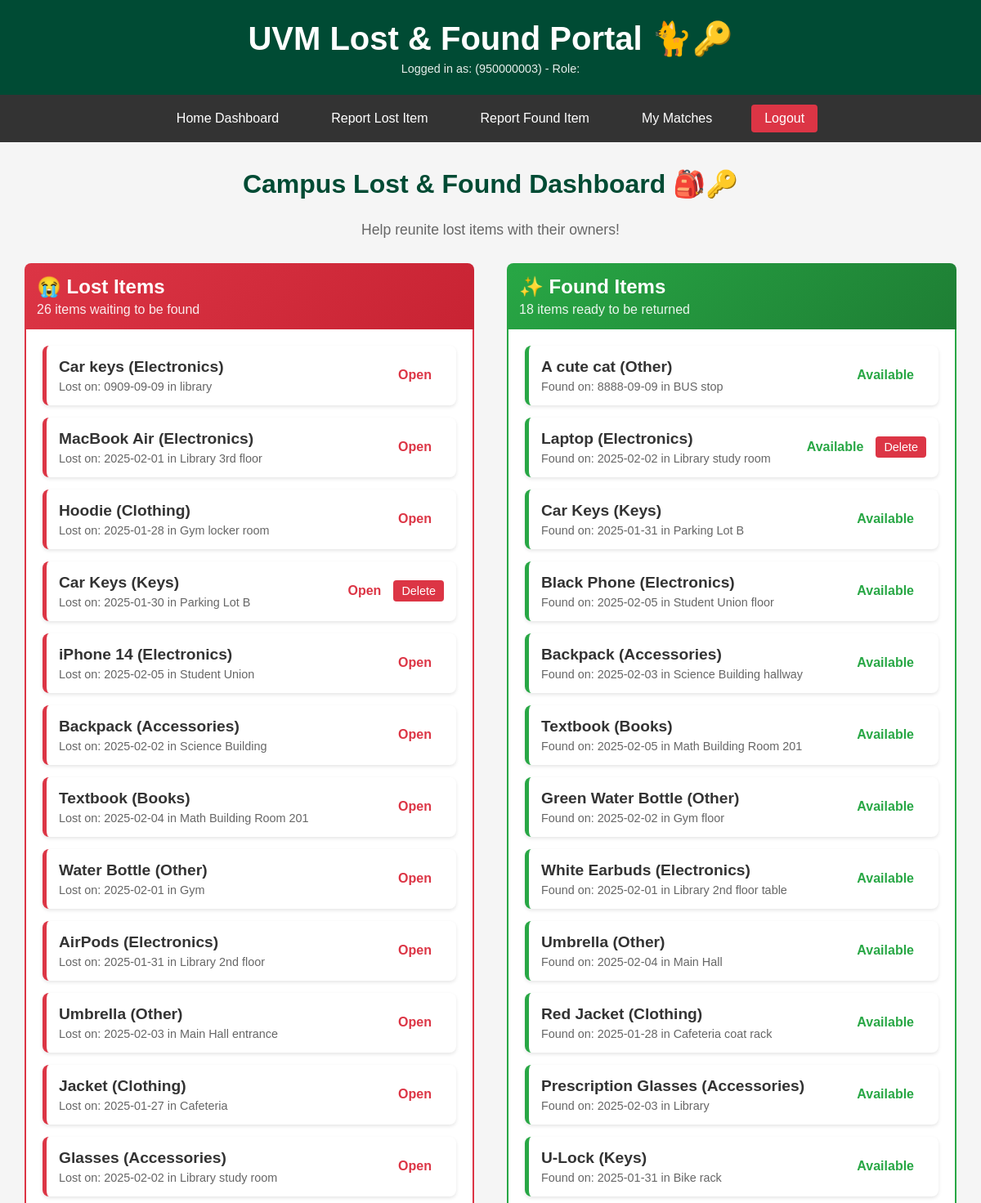
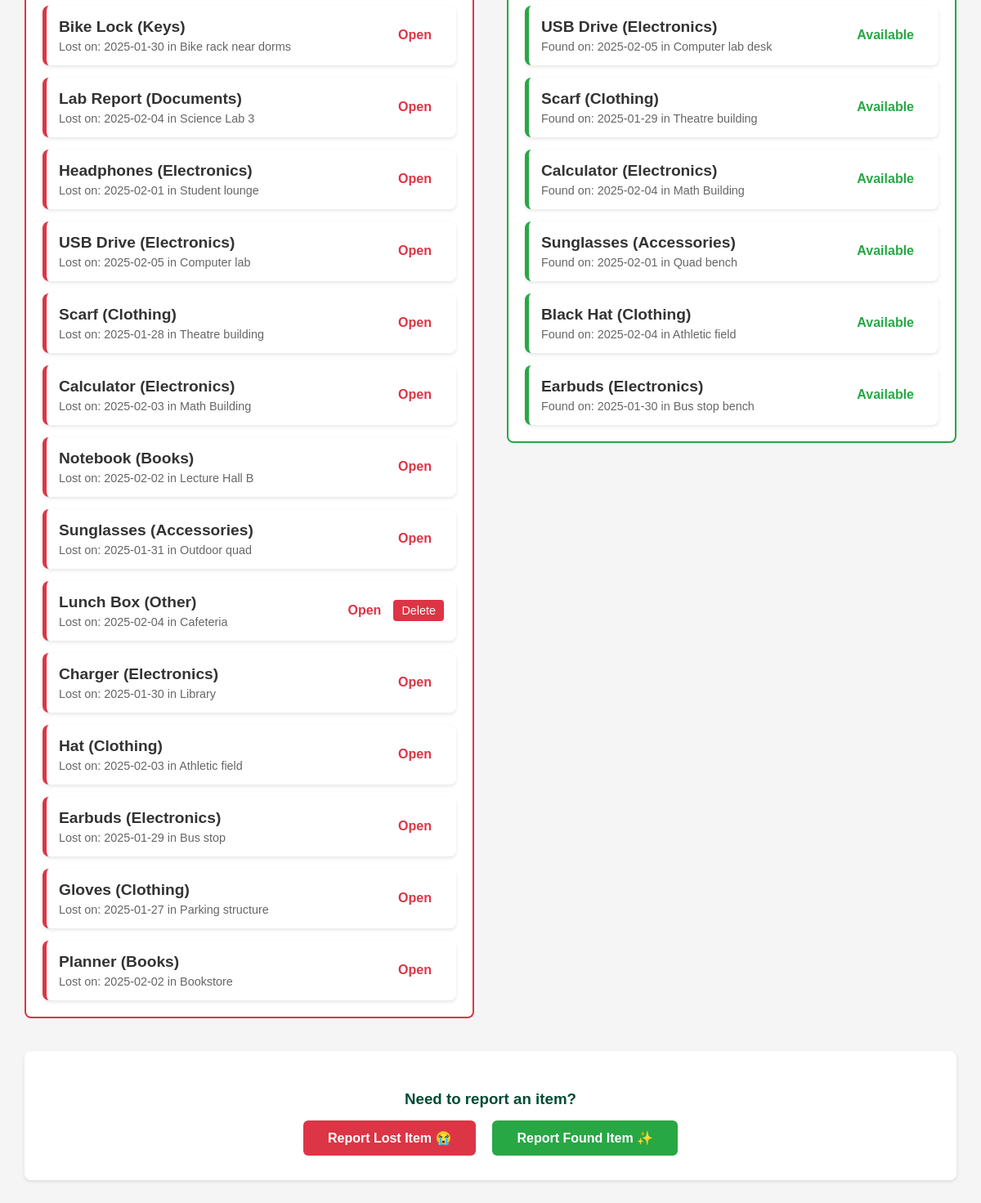
Screenshot of / (signed in) with the database file from the repository (2 pictures, top to bottom).
### tables this page shows
CREATE TABLE Users (
    user_id TEXT PRIMARY KEY,
    name TEXT NOT NULL,
    email TEXT UNIQUE NOT NULL,
    phone TEXT,
    password_hash TEXT NOT NULL,
    role TEXT DEFAULT 'student' CHECK(role IN ('student', 'staff', 'admin')),
    date_joined DATE DEFAULT (strftime('%Y-%m-%d %H:%M:%S', 'now'))
);

CREATE TABLE LostPosts (
    lost_id TEXT PRIMARY KEY,
    user_id TEXT NOT NULL,
    item_name TEXT NOT NULL,
    category TEXT CHECK(category IN (
        'Electronics', 'Clothing', 'Accessories', 
        'Documents', 'Keys', 'Books', 'Other'
    )),
    description TEXT,
    date_lost DATE,
    last_seen_location TEXT,
    date_posted TIMESTAMP DEFAULT (strftime('%Y-%m-%d %H:%M:%S', 'now')),
    status TEXT DEFAULT 'open' CHECK(status IN ('open', 'matched', 'closed')),
    FOREIGN KEY (user_id) REFERENCES Users(user_id) ON DELETE CASCADE
);

CREATE TABLE FoundPosts (
    found_id TEXT PRIMARY KEY,
    user_id TEXT NOT NULL,
    item_name TEXT NOT NULL,
    category TEXT CHECK(category IN (
        'Electronics', 'Clothing', 'Accessories', 
        'Documents', 'Keys', 'Books', 'Other'
    )),
    description TEXT,
    date_found DATE,
    found_location TEXT,
    storage_location TEXT,
    date_posted TIMESTAMP DEFAULT (strftime('%Y-%m-%d %H:%M:%S', 'now')),
    status TEXT DEFAULT 'available' CHECK(status IN ('available', 'matched', 'returned')),
    FOREIGN KEY (user_id) REFERENCES Users(user_id) ON DELETE CASCADE
);

### main.py (the view)
@app.get("/", response_class=HTMLResponse)
async def home_dashboard(request: Request, user_id: Optional[str] = Cookie(None)):
    current_user = get_current_user(user_id)
    if not current_user:
        return RedirectResponse("/login", status_code=status.HTTP_303_SEE_OTHER)
    lost_posts = get_lost_posts(status='open')
    found_posts = get_found_posts(status='available')
    return templates.TemplateResponse(
        "home.html",
        {
            "request": request,
            "lost_posts": lost_posts,
            "found_posts": found_posts,
            **current_user
        }
    )

### templates/home.html
{% extends "layout.html" %}
{% block content %}
    <div style="text-align: center; margin-bottom: 30px;">
        <h2 style="color: var(--uvm-green); font-size: 2em;">Campus Lost & Found Dashboard 🎒🔑</h2>
        <p style="color: #666; font-size: 1.1em;">Help reunite lost items with their owners!</p>
    </div>
    <div style="display: grid; grid-template-columns: 1fr 1fr; gap: 40px; margin-top: 30px;">
        <div>
            <div style="background: linear-gradient(135deg, #dc3545 0%, #c82333 100%); color: white; padding: 15px; border-radius: 8px 8px 0 0; margin-bottom: 0;">
                <h3 style="margin: 0; font-size: 1.5em;">😭 Lost Items</h3>
                <p style="margin: 5px 0 0 0; opacity: 0.9;">{{ lost_posts|length }} items waiting to be found</p>
            </div>
            <div style="background-color: white; border: 2px solid #dc3545; border-top: none; border-radius: 0 0 8px 8px; padding: 20px; min-height: 200px;">
                {% if lost_posts %}
                    <div style="display: flex; flex-direction: column; gap: 15px;">
                        {% for post in lost_posts %}
                            <div class="post-card lost-link" style="padding: 15px; border-left: 5px solid #dc3545; display: flex; justify-content: space-between; align-items: center;">
                                <div>
                                    <a href="/lost/{{ post.lost_id }}" style="text-decoration: none; color: #333;">
                                        <h4 style="margin: 0;">{{ post.item_name }} ({{ post.category }})</h4>
                                        <p style="margin: 5px 0 0 0; font-size: 0.9em; color: #666;">
                                            Lost on: {{ post.date_lost }} in {{ post.last_seen_location }}
                                        </p>
                                    </a>
                                </div>
                                <div style="display: flex; align-items: center;">
                                    <span class="status-{{ post.status }}" style="margin-right: 15px;">{{ post.status | capitalize }}</span>
                                    {% if post.user_id == user_id or user_role == 'admin' %}
                                        <form action="/delete-lost/{{ post.lost_id }}" method="post" onsubmit="return confirm('Are you sure you want to delete this lost report?');">
                                            <button type="submit" class="delete-btn" style="background-color: #dc3545; color: white; border-radius: 4px; padding: 5px 10px; border: none; cursor: pointer; font-size: 0.9em;">Delete</button>
                                        </form>
                                    {% endif %}
                                </div>
                            </div>
                        {% endfor %}
                    </div>
                {% else %}
                    <div style="text-align: center; padding: 40px 20px; color: #999;">
                        <p style="font-size: 1.2em; margin-bottom: 10px;">🎉 Nothing is currently listed as lost!</p>
                        <p>Be the first to <a href="/add-lost" style="color: #dc3545; font-weight: bold;">report a lost item</a>.</p>
                    </div>
                {% endif %}
            </div>
        </div>
        <div>
            <div style="background: linear-gradient(135deg, #28a745 0%, #1e7e34 100%); color: white; padding: 15px; border-radius: 8px 8px 0 0; margin-bottom: 0;">
                <h3 style="margin: 0; font-size: 1.5em;">✨ Found Items</h3>
                <p style="margin: 5px 0 0 0; opacity: 0.9;">{{ found_posts|length }} items ready to be returned</p>
            </div>
            <div style="background-color: white; border: 2px solid #28a745; border-top: none; border-radius: 0 0 8px 8px; padding: 20px; min-height: 200px;">
                {% if found_posts %}
                    <div style="display: flex; flex-direction: column; gap: 15px;">
                        {% for post in found_posts %}
                            <div class="post-card found-link" style="padding: 15px; border-left: 5px solid #28a745; display: flex; justify-content: space-between; align-items: center;">
                                <div>
                                    <a href="/found/{{ post.found_id }}" style="text-decoration: none; color: #333;">
                                        <h4 style="margin: 0;">{{ post.item_name }} ({{ post.category }})</h4>
                                        <p style="margin: 5px 0 0 0; font-size: 0.9em; color: #666;">
                                            Found on: {{ post.date_found }} in {{ post.found_location }}
                                        </p>
                                    </a>
                                </div>
                                <div style="display: flex; align-items: center;">
                                    <span class="status-{{ post.status }}" style="margin-right: 15px;">{{ post.status | capitalize }}</span>
                                    {% if post.user_id == user_id or user_role == 'admin' %}
                                        <form action="/delete-found/{{ post.found_id }}" method="post" onsubmit="return confirm('Are you sure you want to delete this found report?');">
                                            <button type="submit" class="delete-btn" style="background-color: #dc3545; color: white; border-radius: 4px; padding: 5px 10px; border: none; cursor: pointer; font-size: 0.9em;">Delete</button>
                                        </form>
                                    {% endif %}
                                </div>
                            </div>
                        {% endfor %}
                    </div>
                {% else %}
                    <div style="text-align: center; padding: 40px 20px; color: #999;">
                        <p style="font-size: 1.2em; margin-bottom: 10px;">📦 No found items currently!</p>
                        <p>No items have been turned in yet.</p>
                    </div>
                {% endif %}
            </div>
        </div>
    </div>
    <div style="text-align: center; margin-top: 40px; padding: 30px; background-color: white; border-radius: 8px; box-shadow: 0 2px 4px rgba(0,0,0,0.1);">
        <h3 style="color: var(--uvm-green); margin-bottom: 15px;">Need to report an item?</h3>
        <div style="display: flex; justify-content: center; gap: 20px;">
            <a href="/add-lost" style="background-color: #dc3545; color: white; padding: 12px 30px; text-decoration: none; border-radius: 6px; font-weight: bold;">
                Report Lost Item 😭
            </a>
            <a href="/add-found" style="background-color: #28a745; color: white; padding: 12px 30px; text-decoration: none; border-radius: 6px; font-weight: bold;">
                Report Found Item ✨
            </a>
        </div>
    </div>
{% endblock %}

### templates/layout.html (shortened to what this page needs)
<!DOCTYPE html>
<html lang="en">
<head>
</head>
<body>
    <header>
        <h1>UVM Lost & Found Portal 🐈🔑</h1>
        {% if user_id %}
            <p>Logged in as: {{ user_name }} ({{ user_id }}) - Role: {{ user_role | capitalize }}</p>
        {% else %}
            <p>You are viewing this as a guest. Please log in.</p>
        {% endif %}
    </header>
    {% if user_id %}
    <nav>
        <a href="/">Home Dashboard</a>
        <a href="/add-lost">Report Lost Item</a>
        <a href="/add-found">Report Found Item</a>
        <a href="/matches">My Matches</a>
        <a href="/logout" style="background-color: #dc3545;">Logout</a>
    </nav>
    {% endif %}
    <div class="container">
        {% block content %}{% endblock %}
    </div>
</body>
</html>

### templates/layout.html (style rules this page uses)
:root { --uvm-green: #004b34; --uvm-gold: #ffc72c; --light-bg: #f5f5f5; --white: #ffffff; --red-alert: #dc3545; --green-success: #28a745; }
body { font-family: 'Arial', sans-serif; margin: 0; padding: 0; background-color: var(--light-bg); color: #333; }
header { background-color: var(--uvm-green); color: var(--white); padding: 1.5em; text-align: center; }
header h1 { margin: 0; font-size: 2.5em; }
header p { margin: 5px 0 0 0; font-size: 0.9em; opacity: 0.9; }
nav { background-color: #333; padding: 0.75em 0; display: flex; justify-content: center; align-items: center; flex-wrap: wrap; }
nav a { color: var(--white); margin: 0 1em; text-decoration: none; padding: 0.5em 1em; border-radius: 4px; transition: background-color 0.2s; }
.container { width: 95%; max-width: 1400px; margin: 2em auto; }
.post-card { background-color: var(--white); padding: 20px; border-radius: 8px; box-shadow: 0 2px 4px rgba(0,0,0,0.1); transition: transform 0.2s; }
.post-card h4 { margin-top: 0; font-size: 1.2em; }
.lost-link { border-left: 5px solid var(--red-alert); }
.found-link { border-left: 5px solid var(--green-success); }
.status-open { color: var(--red-alert); font-weight: bold; }
.status-available { color: var(--green-success); font-weight: bold; }

### rows the page displays
Users: user_id "950000003"
LostPosts: item_name "Car keys", category "Electronics", date_lost "0909-09-09", last_seen_location "library", status "Open"
LostPosts: item_name "MacBook Air", category "Electronics", date_lost "2025-02-01", last_seen_location "Library 3rd floor", status "Open"
LostPosts: item_name "Hoodie", category "Clothing", date_lost "2025-01-28", last_seen_location "Gym locker room", status "Open"
LostPosts: item_name "Car Keys", category "Keys", date_lost "2025-01-30", last_seen_location "Parking Lot B", status "Open"
LostPosts: item_name "iPhone 14", category "Electronics", date_lost "2025-02-05", last_seen_location "Student Union", status "Open"
LostPosts: item_name "Backpack", category "Accessories", date_lost "2025-02-02", last_seen_location "Science Building", status "Open"
LostPosts: item_name "Textbook", category "Books", date_lost "2025-02-04", last_seen_location "Math Building Room 201", status "Open"
LostPosts: item_name "Water Bottle", category "Other", date_lost "2025-02-01", last_seen_location "Gym", status "Open"
LostPosts: item_name "AirPods", category "Electronics", date_lost "2025-01-31", last_seen_location "Library 2nd floor", status "Open"
LostPosts: item_name "Umbrella", category "Other", date_lost "2025-02-03", last_seen_location "Main Hall entrance", status "Open"
LostPosts: item_name "Jacket", category "Clothing", date_lost "2025-01-27", last_seen_location "Cafeteria", status "Open"
LostPosts: item_name "Glasses", category "Accessories", date_lost "2025-02-02", last_seen_location "Library study room", status "Open"
LostPosts: item_name "Bike Lock", category "Keys", date_lost "2025-01-30", last_seen_location "Bike rack near dorms", status "Open"
LostPosts: item_name "Lab Report", category "Documents", date_lost "2025-02-04", last_seen_location "Science Lab 3", status "Open"
LostPosts: item_name "Headphones", category "Electronics", date_lost "2025-02-01", last_seen_location "Student lounge", status "Open"
LostPosts: item_name "USB Drive", category "Electronics", date_lost "2025-02-05", last_seen_location "Computer lab", status "Open"
LostPosts: item_name "Scarf", category "Clothing", date_lost "2025-01-28", last_seen_location "Theatre building", status "Open"
LostPosts: item_name "Calculator", category "Electronics", date_lost "2025-02-03", last_seen_location "Math Building", status "Open"
LostPosts: item_name "Notebook", category "Books", date_lost "2025-02-02", last_seen_location "Lecture Hall B", status "Open"
LostPosts: item_name "Sunglasses", category "Accessories", date_lost "2025-01-31", last_seen_location "Outdoor quad", status "Open"
LostPosts: item_name "Lunch Box", category "Other", date_lost "2025-02-04", last_seen_location "Cafeteria", status "Open"
LostPosts: item_name "Charger", category "Electronics", date_lost "2025-01-30", last_seen_location "Library", status "Open"
LostPosts: item_name "Hat", category "Clothing", date_lost "2025-02-03", last_seen_location "Athletic field", status "Open"
LostPosts: item_name "Earbuds", category "Electronics", date_lost "2025-01-29", last_seen_location "Bus stop", status "Open"
LostPosts: item_name "Gloves", category "Clothing", date_lost "2025-01-27", last_seen_location "Parking structure", status "Open"
LostPosts: item_name "Planner", category "Books", date_lost "2025-02-02", last_seen_location "Bookstore", status "Open"
FoundPosts: item_name "A cute cat", category "Other", date_found "8888-09-09", found_location "BUS stop", status "Available"
FoundPosts: item_name "Laptop", category "Electronics", date_found "2025-02-02", found_location "Library study room", status "Available"
FoundPosts: item_name "Car Keys", category "Keys", date_found "2025-01-31", found_location "Parking Lot B", status "Available"
FoundPosts: item_name "Black Phone", category "Electronics", date_found "2025-02-05", found_location "Student Union floor", status "Available"
FoundPosts: item_name "Backpack", category "Accessories", date_found "2025-02-03", found_location "Science Building hallway", status "Available"
FoundPosts: item_name "Textbook", category "Books", date_found "2025-02-05", found_location "Math Building Room 201", status "Available"
FoundPosts: item_name "Green Water Bottle", category "Other", date_found "2025-02-02", found_location "Gym floor", status "Available"
FoundPosts: item_name "White Earbuds", category "Electronics", date_found "2025-02-01", found_location "Library 2nd floor table", status "Available"
FoundPosts: item_name "Umbrella", category "Other", date_found "2025-02-04", found_location "Main Hall", status "Available"
FoundPosts: item_name "Red Jacket", category "Clothing", date_found "2025-01-28", found_location "Cafeteria coat rack", status "Available"
FoundPosts: item_name "Prescription Glasses", category "Accessories", date_found "2025-02-03", found_location "Library", status "Available"
FoundPosts: item_name "U-Lock", category "Keys", date_found "2025-01-31", found_location "Bike rack", status "Available"
FoundPosts: item_name "USB Drive", category "Electronics", date_found "2025-02-05", found_location "Computer lab desk", status "Available"
FoundPosts: item_name "Scarf", category "Clothing", date_found "2025-01-29", found_location "Theatre building", status "Available"
FoundPosts: item_name "Calculator", category "Electronics", date_found "2025-02-04", found_location "Math Building", status "Available"
FoundPosts: item_name "Sunglasses", category "Accessories", date_found "2025-02-01", found_location "Quad bench", status "Available"
FoundPosts: item_name "Black Hat", category "Clothing", date_found "2025-02-04", found_location "Athletic field", status "Available"
FoundPosts: item_name "Earbuds", category "Electronics", date_found "2025-01-30", found_location "Bus stop bench", status "Available"

### other values shown
{{ lost_posts|length }} "26"
{{ found_posts|length }} "18"
